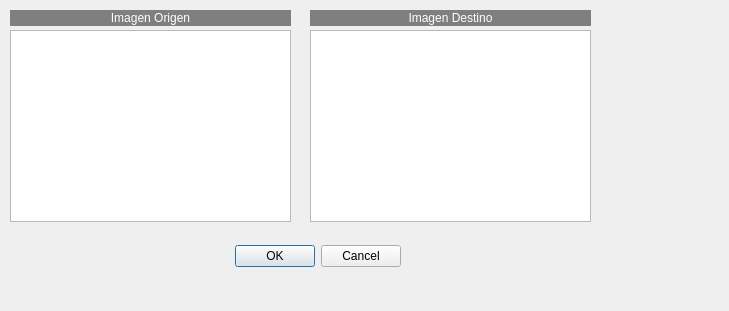
<?xml version="1.0" encoding="UTF-8"?>
<ui version="4.0">
 <class>Perspectiva</class>
 <widget class="QDialog" name="Perspectiva">
  <property name="windowModality">
   <enum>Qt::WindowModality::WindowModal</enum>
  </property>
  <property name="geometry">
   <rect>
    <x>0</x>
    <y>0</y>
    <width>729</width>
    <height>311</height>
   </rect>
  </property>
  <property name="windowTitle">
   <string>Perspectiva</string>
  </property>
  <widget class="QDialogButtonBox" name="buttonBox">
   <property name="geometry">
    <rect>
     <x>210</x>
     <y>240</y>
     <width>191</width>
     <height>32</height>
    </rect>
   </property>
   <property name="orientation">
    <enum>Qt::Orientation::Horizontal</enum>
   </property>
   <property name="standardButtons">
    <set>QDialogButtonBox::StandardButton::Cancel|QDialogButtonBox::StandardButton::Ok</set>
   </property>
  </widget>
  <widget class="QLabel" name="label_2">
   <property name="geometry">
    <rect>
     <x>10</x>
     <y>10</y>
     <width>281</width>
     <height>16</height>
    </rect>
   </property>
   <property name="styleSheet">
    <string notr="true">background-color: rgb(127, 127, 127);
color: rgb(255, 255, 255);</string>
   </property>
   <property name="text">
    <string>Imagen Origen</string>
   </property>
   <property name="alignment">
    <set>Qt::AlignmentFlag::AlignCenter</set>
   </property>
  </widget>
  <widget class="QLabel" name="label_3">
   <property name="geometry">
    <rect>
     <x>310</x>
     <y>10</y>
     <width>281</width>
     <height>16</height>
    </rect>
   </property>
   <property name="styleSheet">
    <string notr="true">background-color: rgb(127, 127, 127);
color: rgb(255, 255, 255);</string>
   </property>
   <property name="text">
    <string>Imagen Destino</string>
   </property>
   <property name="alignment">
    <set>Qt::AlignmentFlag::AlignCenter</set>
   </property>
  </widget>
  <widget class="QListWidget" name="listWidget">
   <property name="geometry">
    <rect>
     <x>10</x>
     <y>30</y>
     <width>281</width>
     <height>192</height>
    </rect>
   </property>
  </widget>
  <widget class="QListWidget" name="listWidget_2">
   <property name="geometry">
    <rect>
     <x>310</x>
     <y>30</y>
     <width>281</width>
     <height>192</height>
    </rect>
   </property>
  </widget>
 </widget>
 <resources/>
 <connections>
  <connection>
   <sender>buttonBox</sender>
   <signal>accepted()</signal>
   <receiver>Perspectiva</receiver>
   <slot>accept()</slot>
   <hints>
    <hint type="sourcelabel">
     <x>248</x>
     <y>254</y>
    </hint>
    <hint type="destinationlabel">
     <x>157</x>
     <y>274</y>
    </hint>
   </hints>
  </connection>
  <connection>
   <sender>buttonBox</sender>
   <signal>rejected()</signal>
   <receiver>Perspectiva</receiver>
   <slot>reject()</slot>
   <hints>
    <hint type="sourcelabel">
     <x>316</x>
     <y>260</y>
    </hint>
    <hint type="destinationlabel">
     <x>286</x>
     <y>274</y>
    </hint>
   </hints>
  </connection>
 </connections>
</ui>
